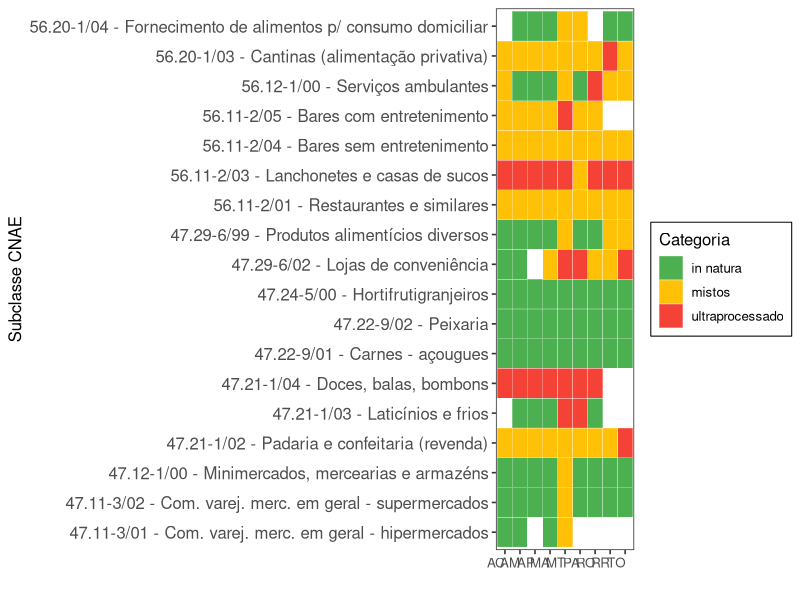

This chart was generated by the following R code:
# Pacotes necessários
library(dplyr)
library(tidyr)
library(ggplot2)
library(stringr)

# --- 1. Criar a base original (no formato wide) ---
dados_wide <- tribble(
  ~cnae_subclasse, ~descricao_cnae_subclasse, ~AC, ~AM, ~MA, ~MT, ~AP, ~PA, ~RO, ~RR, ~TO,
  "47.11-3/01", "Com. varej. merc. em geral - hipermercados", "in natura", "in natura", "in natura", "mistos", "", "", "", "", "",
  "47.11-3/02", "Com. varej. merc. em geral - supermercados", "in natura", "in natura", "in natura", "mistos", "in natura", "in natura", "in natura", "in natura", "in natura",
  "47.12-1/00", "Minimercados, mercearias e armazéns", "in natura", "in natura", "in natura", "mistos", "in natura", "in natura", "in natura", "in natura", "in natura",
  "47.21-1/02", "Padaria e confeitaria (revenda)", "mistos", "mistos", "mistos", "mistos", "mistos", "mistos", "mistos", "mistos", "ultraprocessado",
  "47.21-1/03", "Laticínios e frios", "", "in natura", "in natura", "ultraprocessado", "in natura", "ultraprocessado", "in natura", "", "",
  "47.21-1/04", "Doces, balas, bombons", "ultraprocessado", "ultraprocessado", "ultraprocessado", "ultraprocessado", "ultraprocessado", "ultraprocessado", "ultraprocessado", "", "",
  "47.22-9/01", "Carnes - açougues", "in natura", "in natura", "in natura", "in natura", "in natura", "in natura", "in natura", "in natura", "in natura",
  "47.22-9/02", "Peixaria", "in natura", "in natura", "in natura", "in natura", "in natura", "in natura", "in natura", "in natura", "in natura",
  "47.24-5/00", "Hortifrutigranjeiros", "in natura", "in natura", "in natura", "in natura", "in natura", "in natura", "in natura", "in natura", "in natura",
  "47.29-6/02", "Lojas de conveniência", "in natura", "in natura", "mistos", "ultraprocessado", "", "ultraprocessado", "mistos", "mistos", "ultraprocessado",
  "47.29-6/99", "Produtos alimentícios diversos", "in natura", "in natura", "in natura", "mistos", "in natura", "in natura", "in natura", "mistos", "mistos",
  "56.11-2/01", "Restaurantes e similares", "mistos", "mistos", "mistos", "mistos", "mistos", "mistos", "mistos", "mistos", "mistos",
  "56.11-2/03", "Lanchonetes e casas de sucos", "ultraprocessado", "ultraprocessado", "ultraprocessado", "ultraprocessado", "ultraprocessado", "mistos", "ultraprocessado", "ultraprocessado", "ultraprocessado",
  "56.11-2/04", "Bares sem entretenimento", "mistos", "mistos", "mistos", "mistos", "mistos", "mistos", "mistos", "mistos", "mistos",
  "56.11-2/05", "Bares com entretenimento", "mistos", "mistos", "mistos", "ultraprocessado", "mistos", "mistos", "mistos", "", "",
  "56.12-1/00", "Serviços ambulantes", "mistos", "in natura", "in natura", "mistos", "in natura", "in natura", "ultraprocessado", "mistos", "mistos",
  "56.20-1/03", "Cantinas (alimentação privativa)", "mistos", "mistos", "mistos", "mistos", "mistos", "mistos", "mistos", "ultraprocessado", "mistos",
  "56.20-1/04", "Fornecimento de alimentos p/ consumo domiciliar", "", "in natura", "in natura", "mistos", "in natura", "mistos", "", "in natura", "in natura"
)

# --- 2. Transformar para formato longo e manter a ordem original dos CNAEs ---
dados_long <- dados_wide %>%
  pivot_longer(cols = AC:TO, names_to = "estado", values_to = "categoria") %>%
  filter(categoria != "") %>%
  mutate(
    cnae_label = paste(cnae_subclasse, descricao_cnae_subclasse, sep = " - "),
    cnae_label = factor(cnae_label, levels = unique(paste(cnae_subclasse, descricao_cnae_subclasse, sep = " - ")))
  )

# --- 3. Plotar o heatmap com a ordem original ---
gf <- ggplot(dados_long, aes(x = estado, y = cnae_label, fill = categoria)) +
  geom_tile(color = "white") +
  scale_fill_manual(
    values = c(
      "in natura" = "#4CAF50",
      "mistos" = "#FFC107",
      "ultraprocessado" = "#F44336"
    ),
    na.value = "grey90"
  ) +
  labs(
    x = "",
    y = "Subclasse CNAE",
    fill = "Categoria"
  ) +
  theme_bw(base_size = 12) +
  theme(
    panel.grid = element_blank(),                        # remove grid
    panel.background = element_rect(fill = "transparent", color = NA), # fundo do painel
    plot.background = element_rect(fill = "transparent", color = NA),  # fundo total
    legend.background = element_rect(fill = "transparent"),            # fundo da legenda
    legend.box.background = element_rect(fill = "transparent"),        # fundo da caixa da legenda
    axis.text.x = element_text(hjust = 1),
    axis.text.y = element_text(size = 12)
  )

ggsave("grafico_cnae_estado.png", gf, width = 12, height = 8, dpi = 300)
